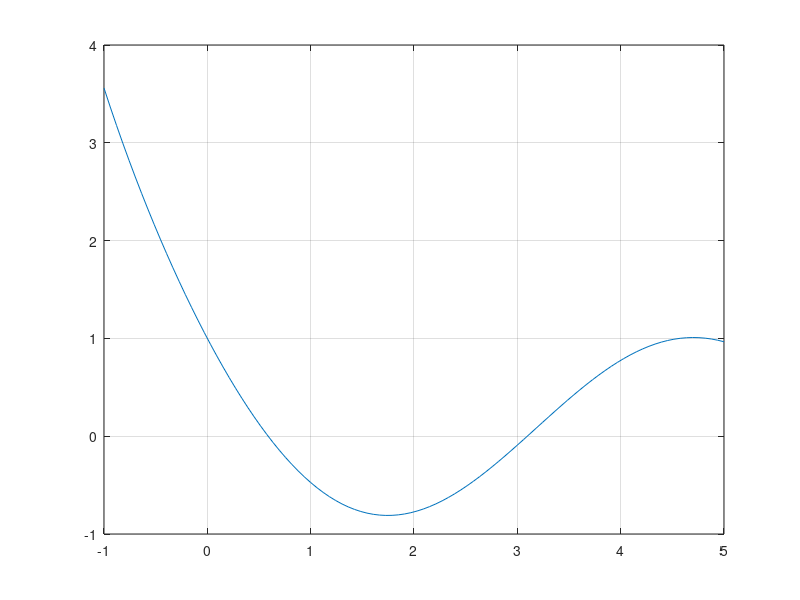

Source code (MATLAB): (Note: this script raises an error after producing the figure.)
% Esercizio 03

% Dati
f = @(x) exp(-x) - sin(x);
g = @(x) (5*x.^3 - 8*x.^2 + x + 2).*sin(x);
a1 = -1;
b1 = 5;
a2 = -1;
b2 = 2;

% Richieste
figure(1)
x = linspace(a1,b1);
y = f(x);
plot(x,y)
grid on

[x,nit] = bisezione(f,a1,2,1e-5)
[x,nit] = bisezione(f,2,b1,1e-5)

figure(2)
x = linspace(a2,b2);
y = g(x);
plot(x,y)
grid on

[x,nit] = bisezione(g,a2,-0.3,1e-5)
[x,nit] = bisezione(g,-0.3,0.5,1e-5)
